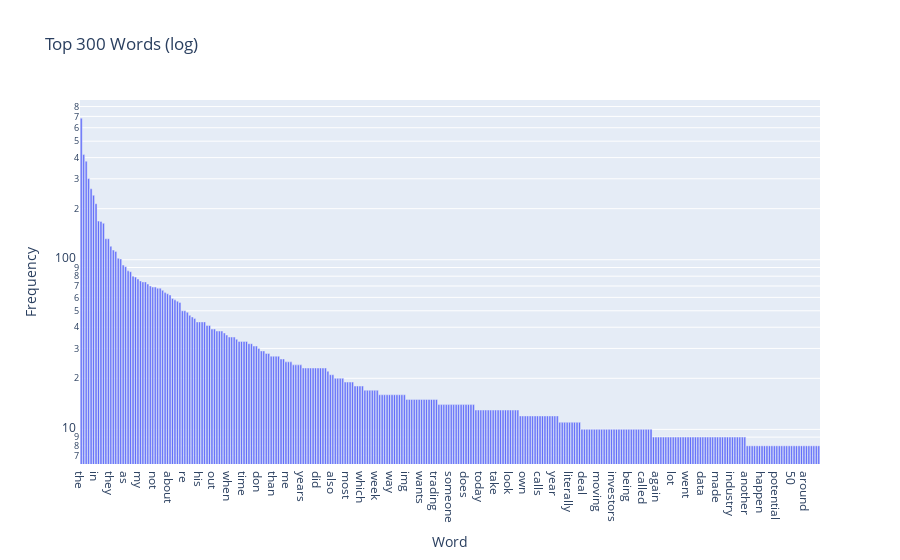

The notebook cell this image was saved under:
### Code cell
# Answer here

import plotly.express as px

idx = term_frequencies.argsort()[::-1][:300]
words = count_vect.get_feature_names_out()[idx]
counts = term_frequencies[idx]

fig = px.bar(x=words, y=counts, 
             labels={'x': 'Word', 'y': 'Frequency'}, 
             title='Top 300 Words (log)')

fig.update_yaxes(type="log")  

fig.show()

### Figure 1 — Plotly figure (JSON) as saved in the notebook; plotly's stock layout.template omitted (floating-point values rounded to 4 significant figures; data arrays with more than 128 entries replaced by an {"elided": "..."} marker saying what was removed)
{"data": [{"hovertemplate": "Word=%{x}<br>Frequency=%{y}<extra></extra>", "legendgroup": "", "marker": {"color": "#636efa", "pattern": {"shape": ""}}, "name": "", "orientation": "v", "showlegend": false, "textposition": "auto", "type": "bar", "x": {"elided": "300 str values"}, "xaxis": "x", "y": {"elided": "300 int values"}, "yaxis": "y"}], "layout": {"barmode": "relative", "legend": {"tracegroupgap": 0}, "title": {"text": "Top 300 Words (log)"}, "xaxis": {"anchor": "y", "domain": [0, 1], "title": {"text": "Word"}}, "yaxis": {"anchor": "x", "domain": [0, 1], "title": {"text": "Frequency"}, "type": "log"}}}
